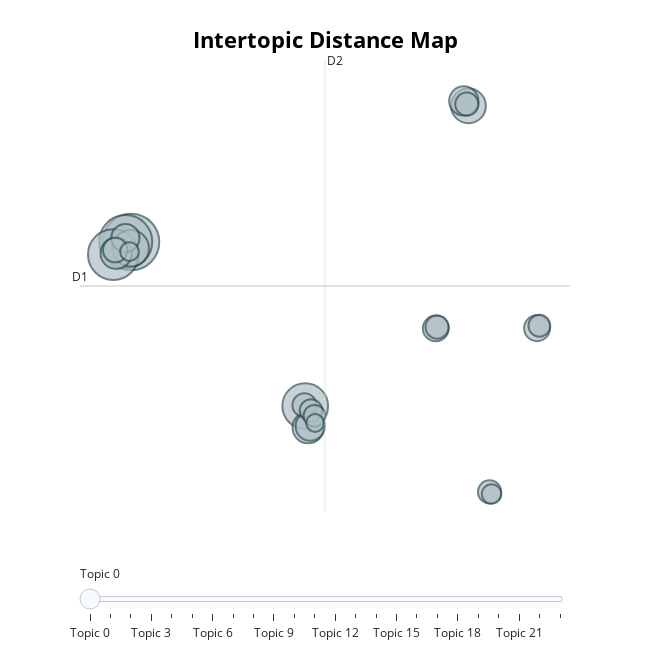

Write notebook code for a chart like this one.
### Code cell
topic_model.visualize_topics()

### Figure 1 — Plotly figure (JSON) as saved in the notebook; plotly's stock layout.template omitted (floating-point values rounded to 4 significant figures)
{"data": [{"customdata": [[0, "the | you | to | planning | is", 101], [1, "cocktail | cocktails | good | and | we", 89], [2, "they | re | so | their | are", 81], [3, "teachers | could | teaching | students | would", 66], [4, "forward | looking | it | ll | let", 42], [5, "car | accident | driving | bad | driver", 38], [6, "work | just | piling | it | feeling", 31], [7, "jumping | skydiving | bungee | extreme | was", 31], [8, "family | families | is | think | agree", 27], [9, "me | too | ll | neither | them", 27], [10, "church | music | mary | sunday | service", 25], [11, "disagreements | key | compromise | communication | avoiding", 21], [12, "baby | our | first | will | can", 21], [13, "travel | trip | articles | always | from", 19], [14, "event | support | community | could | for", 18], [15, "exactly | details | else | it | happens", 17], [16, "proposal | surprise | think | should | or", 17], [17, "parents | going | dad | be | re", 17], [18, "they | give | them | need | all", 16], [19, "marriage | what | is | partnership | married", 15], [20, "we | team | together | re | doing", 15], [21, "moment | should | two | couple | story", 12], [22, "cheers | night | friend | my | be", 11], [23, "adventure | going | best | this | be", 10]], "hovertemplate": "<b>Topic %{customdata[0]}</b><br>%{customdata[1]}<br>Size: %{customdata[2]}", "legendgroup": "", "marker": {"color": "#B0BEC5", "line": {"color": "DarkSlateGrey", "width": 2}, "size": [101, 89, 81, 66, 42, 38, 31, 31, 27, 27, 25, 21, 21, 19, 18, 17, 17, 17, 16, 15, 15, 12, 11, 10], "sizemode": "area", "sizeref": 0.06313, "symbol": "circle"}, "mode": "markers", "name": "", "orientation": "v", "showlegend": false, "type": "scatter", "x": [-16.48, -16.9, -17.9, -2.426, -16.5, 10.74, -2.186, -17.67, 10.36, -2.022, -16.93, 16.27, 8.104, -17.75, -2.489, 10.61, 12.45, 8.211, -1.957, 16.46, -1.676, 12.6, -16.6, -1.624], "xaxis": "x", "y": [10.07, 10.1, 9.111, -2.46, 9.59, 20.46, -4.104, 9.212, 20.84, -3.993, 10.38, 3.483, 3.468, 9.453, -2.387, 20.6, -9.016, 3.575, -2.799, 3.675, -3.202, -9.172, 9.332, -3.751], "yaxis": "y"}], "layout": {"annotations": [{"showarrow": false, "text": "D1", "x": -20.59, "y": 6.711, "yshift": 10}, {"showarrow": false, "text": "D2", "x": -0.8286, "xshift": 10, "y": 23.97}], "height": 650, "hoverlabel": {"bgcolor": "white", "font": {"family": "Rockwell", "size": 16}}, "legend": {"itemsizing": "constant", "tracegroupgap": 0}, "margin": {"t": 60}, "shapes": [{"line": {"color": "#CFD8DC", "width": 2}, "type": "line", "x0": -0.8286, "x1": -0.8286, "y0": -10.55, "y1": 23.97}, {"line": {"color": "#9E9E9E", "width": 2}, "type": "line", "x0": -20.59, "x1": 18.93, "y0": 6.711, "y1": 6.711}], "sliders": [{"active": 0, "pad": {"t": 50}, "steps": [{"args": [{"marker.color": [["red", "#B0BEC5", "#B0BEC5", "#B0BEC5", "#B0BEC5", "#B0BEC5", "#B0BEC5", "#B0BEC5", "#B0BEC5", "#B0BEC5", "#B0BEC5", "#B0BEC5", "#B0BEC5", "#B0BEC5", "#B0BEC5", "#B0BEC5", "#B0BEC5", "#B0BEC5", "#B0BEC5", "#B0BEC5", "#B0BEC5", "#B0BEC5", "#B0BEC5", "#B0BEC5"]]}], "label": "Topic 0", "method": "update"}, {"args": [{"marker.color": [["#B0BEC5", "red", "#B0BEC5", "#B0BEC5", "#B0BEC5", "#B0BEC5", "#B0BEC5", "#B0BEC5", "#B0BEC5", "#B0BEC5", "#B0BEC5", "#B0BEC5", "#B0BEC5", "#B0BEC5", "#B0BEC5", "#B0BEC5", "#B0BEC5", "#B0BEC5", "#B0BEC5", "#B0BEC5", "#B0BEC5", "#B0BEC5", "#B0BEC5", "#B0BEC5"]]}], "label": "Topic 1", "method": "update"}, {"args": [{"marker.color": [["#B0BEC5", "#B0BEC5", "red", "#B0BEC5", "#B0BEC5", "#B0BEC5", "#B0BEC5", "#B0BEC5", "#B0BEC5", "#B0BEC5", "#B0BEC5", "#B0BEC5", "#B0BEC5", "#B0BEC5", "#B0BEC5", "#B0BEC5", "#B0BEC5", "#B0BEC5", "#B0BEC5", "#B0BEC5", "#B0BEC5", "#B0BEC5", "#B0BEC5", "#B0BEC5"]]}], "label": "Topic 2", "method": "update"}, {"args": [{"marker.color": [["#B0BEC5", "#B0BEC5", "#B0BEC5", "red", "#B0BEC5", "#B0BEC5", "#B0BEC5", "#B0BEC5", "#B0BEC5", "#B0BEC5", "#B0BEC5", "#B0BEC5", "#B0BEC5", "#B0BEC5", "#B0BEC5", "#B0BEC5", "#B0BEC5", "#B0BEC5", "#B0BEC5", "#B0BEC5", "#B0BEC5", "#B0BEC5", "#B0BEC5", "#B0BEC5"]]}], "label": "Topic 3", "method": "update"}, {"args": [{"marker.color": [["#B0BEC5", "#B0BEC5", "#B0BEC5", "#B0BEC5", "red", "#B0BEC5", "#B0BEC5", "#B0BEC5", "#B0BEC5", "#B0BEC5", "#B0BEC5", "#B0BEC5", "#B0BEC5", "#B0BEC5", "#B0BEC5", "#B0BEC5", "#B0BEC5", "#B0BEC5", "#B0BEC5", "#B0BEC5", "#B0BEC5", "#B0BEC5", "#B0BEC5", "#B0BEC5"]]}], "label": "Topic 4", "method": "update"}, {"args": [{"marker.color": [["#B0BEC5", "#B0BEC5", "#B0BEC5", "#B0BEC5", "#B0BEC5", "red", "#B0BEC5", "#B0BEC5", "#B0BEC5", "#B0BEC5", "#B0BEC5", "#B0BEC5", "#B0BEC5", "#B0BEC5", "#B0BEC5", "#B0BEC5", "#B0BEC5", "#B0BEC5", "#B0BEC5", "#B0BEC5", "#B0BEC5", "#B0BEC5", "#B0BEC5", "#B0BEC5"]]}], "label": "Topic 5", "method": "update"}, {"args": [{"marker.color": [["#B0BEC5", "#B0BEC5", "#B0BEC5", "#B0BEC5", "#B0BEC5", "#B0BEC5", "red", "#B0BEC5", "#B0BEC5", "#B0BEC5", "#B0BEC5", "#B0BEC5", "#B0BEC5", "#B0BEC5", "#B0BEC5", "#B0BEC5", "#B0BEC5", "#B0BEC5", "#B0BEC5", "#B0BEC5", "#B0BEC5", "#B0BEC5", "#B0BEC5", "#B0BEC5"]]}], "label": "Topic 6", "method": "update"}, {"args": [{"marker.color": [["#B0BEC5", "#B0BEC5", "#B0BEC5", "#B0BEC5", "#B0BEC5", "#B0BEC5", "#B0BEC5", "red", "#B0BEC5", "#B0BEC5", "#B0BEC5", "#B0BEC5", "#B0BEC5", "#B0BEC5", "#B0BEC5", "#B0BEC5", "#B0BEC5", "#B0BEC5", "#B0BEC5", "#B0BEC5", "#B0BEC5", "#B0BEC5", "#B0BEC5", "#B0BEC5"]]}], "label": "Topic 7", "method": "update"}, {"args": [{"marker.color": [["#B0BEC5", "#B0BEC5", "#B0BEC5", "#B0BEC5", "#B0BEC5", "#B0BEC5", "#B0BEC5", "#B0BEC5", "red", "#B0BEC5", "#B0BEC5", "#B0BEC5", "#B0BEC5", "#B0BEC5", "#B0BEC5", "#B0BEC5", "#B0BEC5", "#B0BEC5", "#B0BEC5", "#B0BEC5", "#B0BEC5", "#B0BEC5", "#B0BEC5", "#B0BEC5"]]}], "label": "Topic 8", "method": "update"}, {"args": [{"marker.color": [["#B0BEC5", "#B0BEC5", "#B0BEC5", "#B0BEC5", "#B0BEC5", "#B0BEC5", "#B0BEC5", "#B0BEC5", "#B0BEC5", "red", "#B0BEC5", "#B0BEC5", "#B0BEC5", "#B0BEC5", "#B0BEC5", "#B0BEC5", "#B0BEC5", "#B0BEC5", "#B0BEC5", "#B0BEC5", "#B0BEC5", "#B0BEC5", "#B0BEC5", "#B0BEC5"]]}], "label": "Topic 9", "method": "update"}, {"args": [{"marker.color": [["#B0BEC5", "#B0BEC5", "#B0BEC5", "#B0BEC5", "#B0BEC5", "#B0BEC5", "#B0BEC5", "#B0BEC5", "#B0BEC5", "#B0BEC5", "red", "#B0BEC5", "#B0BEC5", "#B0BEC5", "#B0BEC5", "#B0BEC5", "#B0BEC5", "#B0BEC5", "#B0BEC5", "#B0BEC5", "#B0BEC5", "#B0BEC5", "#B0BEC5", "#B0BEC5"]]}], "label": "Topic 10", "method": "update"}, {"args": [{"marker.color": [["#B0BEC5", "#B0BEC5", "#B0BEC5", "#B0BEC5", "#B0BEC5", "#B0BEC5", "#B0BEC5", "#B0BEC5", "#B0BEC5", "#B0BEC5", "#B0BEC5", "red", "#B0BEC5", "#B0BEC5", "#B0BEC5", "#B0BEC5", "#B0BEC5", "#B0BEC5", "#B0BEC5", "#B0BEC5", "#B0BEC5", "#B0BEC5", "#B0BEC5", "#B0BEC5"]]}], "label": "Topic 11", "method": "update"}, {"args": [{"marker.color": [["#B0BEC5", "#B0BEC5", "#B0BEC5", "#B0BEC5", "#B0BEC5", "#B0BEC5", "#B0BEC5", "#B0BEC5", "#B0BEC5", "#B0BEC5", "#B0BEC5", "#B0BEC5", "red", "#B0BEC5", "#B0BEC5", "#B0BEC5", "#B0BEC5", "#B0BEC5", "#B0BEC5", "#B0BEC5", "#B0BEC5", "#B0BEC5", "#B0BEC5", "#B0BEC5"]]}], "label": "Topic 12", "method": "update"}, {"args": [{"marker.color": [["#B0BEC5", "#B0BEC5", "#B0BEC5", "#B0BEC5", "#B0BEC5", "#B0BEC5", "#B0BEC5", "#B0BEC5", "#B0BEC5", "#B0BEC5", "#B0BEC5", "#B0BEC5", "#B0BEC5", "red", "#B0BEC5", "#B0BEC5", "#B0BEC5", "#B0BEC5", "#B0BEC5", "#B0BEC5", "#B0BEC5", "#B0BEC5", "#B0BEC5", "#B0BEC5"]]}], "label": "Topic 13", "method": "update"}, {"args": [{"marker.color": [["#B0BEC5", "#B0BEC5", "#B0BEC5", "#B0BEC5", "#B0BEC5", "#B0BEC5", "#B0BEC5", "#B0BEC5", "#B0BEC5", "#B0BEC5", "#B0BEC5", "#B0BEC5", "#B0BEC5", "#B0BEC5", "red", "#B0BEC5", "#B0BEC5", "#B0BEC5", "#B0BEC5", "#B0BEC5", "#B0BEC5", "#B0BEC5", "#B0BEC5", "#B0BEC5"]]}], "label": "Topic 14", "method": "update"}, {"args": [{"marker.color": [["#B0BEC5", "#B0BEC5", "#B0BEC5", "#B0BEC5", "#B0BEC5", "#B0BEC5", "#B0BEC5", "#B0BEC5", "#B0BEC5", "#B0BEC5", "#B0BEC5", "#B0BEC5", "#B0BEC5", "#B0BEC5", "#B0BEC5", "red", "#B0BEC5", "#B0BEC5", "#B0BEC5", "#B0BEC5", "#B0BEC5", "#B0BEC5", "#B0BEC5", "#B0BEC5"]]}], "label": "Topic 15", "method": "update"}, {"args": [{"marker.color": [["#B0BEC5", "#B0BEC5", "#B0BEC5", "#B0BEC5", "#B0BEC5", "#B0BEC5", "#B0BEC5", "#B0BEC5", "#B0BEC5", "#B0BEC5", "#B0BEC5", "#B0BEC5", "#B0BEC5", "#B0BEC5", "#B0BEC5", "#B0BEC5", "red", "#B0BEC5", "#B0BEC5", "#B0BEC5", "#B0BEC5", "#B0BEC5", "#B0BEC5", "#B0BEC5"]]}], "label": "Topic 16", "method": "update"}, {"args": [{"marker.color": [["#B0BEC5", "#B0BEC5", "#B0BEC5", "#B0BEC5", "#B0BEC5", "#B0BEC5", "#B0BEC5", "#B0BEC5", "#B0BEC5", "#B0BEC5", "#B0BEC5", "#B0BEC5", "#B0BEC5", "#B0BEC5", "#B0BEC5", "#B0BEC5", "#B0BEC5", "red", "#B0BEC5", "#B0BEC5", "#B0BEC5", "#B0BEC5", "#B0BEC5", "#B0BEC5"]]}], "label": "Topic 17", "method": "update"}, {"args": [{"marker.color": [["#B0BEC5", "#B0BEC5", "#B0BEC5", "#B0BEC5", "#B0BEC5", "#B0BEC5", "#B0BEC5", "#B0BEC5", "#B0BEC5", "#B0BEC5", "#B0BEC5", "#B0BEC5", "#B0BEC5", "#B0BEC5", "#B0BEC5", "#B0BEC5", "#B0BEC5", "#B0BEC5", "red", "#B0BEC5", "#B0BEC5", "#B0BEC5", "#B0BEC5", "#B0BEC5"]]}], "label": "Topic 18", "method": "update"}, {"args": [{"marker.color": [["#B0BEC5", "#B0BEC5", "#B0BEC5", "#B0BEC5", "#B0BEC5", "#B0BEC5", "#B0BEC5", "#B0BEC5", "#B0BEC5", "#B0BEC5", "#B0BEC5", "#B0BEC5", "#B0BEC5", "#B0BEC5", "#B0BEC5", "#B0BEC5", "#B0BEC5", "#B0BEC5", "#B0BEC5", "red", "#B0BEC5", "#B0BEC5", "#B0BEC5", "#B0BEC5"]]}], "label": "Topic 19", "method": "update"}, {"args": [{"marker.color": [["#B0BEC5", "#B0BEC5", "#B0BEC5", "#B0BEC5", "#B0BEC5", "#B0BEC5", "#B0BEC5", "#B0BEC5", "#B0BEC5", "#B0BEC5", "#B0BEC5", "#B0BEC5", "#B0BEC5", "#B0BEC5", "#B0BEC5", "#B0BEC5", "#B0BEC5", "#B0BEC5", "#B0BEC5", "#B0BEC5", "red", "#B0BEC5", "#B0BEC5", "#B0BEC5"]]}], "label": "Topic 20", "method": "update"}, {"args": [{"marker.color": [["#B0BEC5", "#B0BEC5", "#B0BEC5", "#B0BEC5", "#B0BEC5", "#B0BEC5", "#B0BEC5", "#B0BEC5", "#B0BEC5", "#B0BEC5", "#B0BEC5", "#B0BEC5", "#B0BEC5", "#B0BEC5", "#B0BEC5", "#B0BEC5", "#B0BEC5", "#B0BEC5", "#B0BEC5", "#B0BEC5", "#B0BEC5", "red", "#B0BEC5", "#B0BEC5"]]}], "label": "Topic 21", "method": "update"}, {"args": [{"marker.color": [["#B0BEC5", "#B0BEC5", "#B0BEC5", "#B0BEC5", "#B0BEC5", "#B0BEC5", "#B0BEC5", "#B0BEC5", "#B0BEC5", "#B0BEC5", "#B0BEC5", "#B0BEC5", "#B0BEC5", "#B0BEC5", "#B0BEC5", "#B0BEC5", "#B0BEC5", "#B0BEC5", "#B0BEC5", "#B0BEC5", "#B0BEC5", "#B0BEC5", "red", "#B0BEC5"]]}], "label": "Topic 22", "method": "update"}, {"args": [{"marker.color": [["#B0BEC5", "#B0BEC5", "#B0BEC5", "#B0BEC5", "#B0BEC5", "#B0BEC5", "#B0BEC5", "#B0BEC5", "#B0BEC5", "#B0BEC5", "#B0BEC5", "#B0BEC5", "#B0BEC5", "#B0BEC5", "#B0BEC5", "#B0BEC5", "#B0BEC5", "#B0BEC5", "#B0BEC5", "#B0BEC5", "#B0BEC5", "#B0BEC5", "#B0BEC5", "red"]]}], "label": "Topic 23", "method": "update"}]}], "title": {"font": {"color": "Black", "size": 22}, "text": "<b>Intertopic Distance Map</b>", "x": 0.5, "xanchor": "center", "y": 0.95, "yanchor": "top"}, "width": 650, "xaxis": {"anchor": "y", "domain": [0, 1], "range": [-20.59, 18.93], "title": {"text": ""}, "type": "linear", "visible": false}, "yaxis": {"anchor": "x", "domain": [0, 1], "range": [-10.55, 23.97], "title": {"text": ""}, "type": "linear", "visible": false}}}
